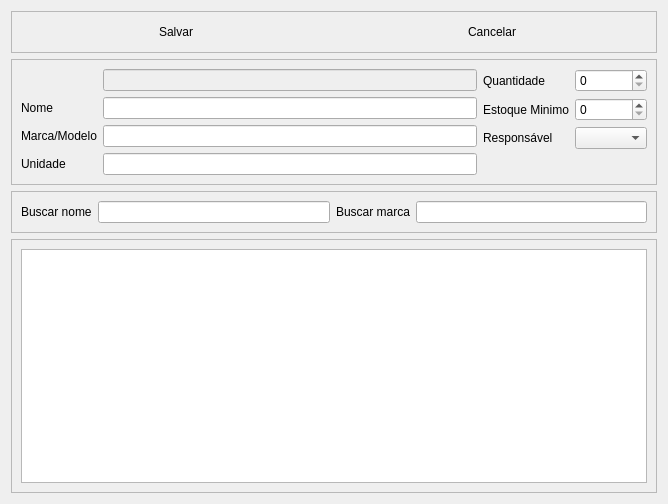
<?xml version="1.0" encoding="UTF-8"?>
<ui version="4.0">
 <class>equipamento</class>
 <widget class="QDialog" name="equipamento">
  <property name="geometry">
   <rect>
    <x>0</x>
    <y>0</y>
    <width>668</width>
    <height>504</height>
   </rect>
  </property>
  <property name="windowTitle">
   <string>Cadastro de Equipamento</string>
  </property>
  <property name="windowIcon">
   <iconset resource="img.qrc">
    <normaloff>:/newPrefix/images/HP-Mouse.png</normaloff>:/newPrefix/images/HP-Mouse.png</iconset>
  </property>
  <layout class="QVBoxLayout" name="verticalLayout">
   <item>
    <widget class="QFrame" name="frame_3">
     <property name="frameShape">
      <enum>QFrame::StyledPanel</enum>
     </property>
     <property name="frameShadow">
      <enum>QFrame::Raised</enum>
     </property>
     <layout class="QHBoxLayout" name="horizontalLayout_2">
      <item>
       <widget class="QPushButton" name="btSalvar">
        <property name="enabled">
         <bool>true</bool>
        </property>
        <property name="text">
         <string>Salvar</string>
        </property>
        <property name="icon">
         <iconset resource="img.qrc">
          <normaloff>:/newPrefix/images/button_ok.png</normaloff>:/newPrefix/images/button_ok.png</iconset>
        </property>
        <property name="flat">
         <bool>true</bool>
        </property>
       </widget>
      </item>
      <item>
       <widget class="QPushButton" name="btCancelar">
        <property name="text">
         <string>Cancelar</string>
        </property>
        <property name="icon">
         <iconset resource="img.qrc">
          <normaloff>:/newPrefix/images/button_cancel.png</normaloff>:/newPrefix/images/button_cancel.png</iconset>
        </property>
        <property name="flat">
         <bool>true</bool>
        </property>
       </widget>
      </item>
     </layout>
    </widget>
   </item>
   <item>
    <widget class="QFrame" name="frame_2">
     <property name="frameShape">
      <enum>QFrame::StyledPanel</enum>
     </property>
     <property name="frameShadow">
      <enum>QFrame::Raised</enum>
     </property>
     <layout class="QHBoxLayout" name="horizontalLayout">
      <item>
       <layout class="QFormLayout" name="formLayout">
        <item row="3" column="0">
         <widget class="QLabel" name="label_3">
          <property name="text">
           <string>Unidade</string>
          </property>
          <property name="buddy">
           <cstring>EditUnidade</cstring>
          </property>
         </widget>
        </item>
        <item row="2" column="0">
         <widget class="QLabel" name="label_2">
          <property name="text">
           <string>Marca/Modelo</string>
          </property>
          <property name="buddy">
           <cstring>EditMarca</cstring>
          </property>
         </widget>
        </item>
        <item row="1" column="0">
         <widget class="QLabel" name="label">
          <property name="text">
           <string>Nome</string>
          </property>
          <property name="buddy">
           <cstring>EditNome</cstring>
          </property>
         </widget>
        </item>
        <item row="3" column="1">
         <widget class="QLineEdit" name="EditUnidade">
          <property name="enabled">
           <bool>true</bool>
          </property>
         </widget>
        </item>
        <item row="2" column="1">
         <widget class="QLineEdit" name="EditMarca">
          <property name="enabled">
           <bool>true</bool>
          </property>
         </widget>
        </item>
        <item row="1" column="1">
         <widget class="QLineEdit" name="EditNome">
          <property name="enabled">
           <bool>true</bool>
          </property>
         </widget>
        </item>
        <item row="0" column="1">
         <widget class="QLineEdit" name="EditID">
          <property name="enabled">
           <bool>false</bool>
          </property>
         </widget>
        </item>
       </layout>
      </item>
      <item>
       <layout class="QFormLayout" name="formLayout_2">
        <property name="fieldGrowthPolicy">
         <enum>QFormLayout::AllNonFixedFieldsGrow</enum>
        </property>
        <item row="0" column="0">
         <widget class="QLabel" name="label_8">
          <property name="text">
           <string>Quantidade</string>
          </property>
         </widget>
        </item>
        <item row="0" column="1">
         <widget class="QSpinBox" name="spinQtd">
          <property name="enabled">
           <bool>true</bool>
          </property>
         </widget>
        </item>
        <item row="1" column="0">
         <widget class="QLabel" name="label_4">
          <property name="text">
           <string>Estoque Minimo</string>
          </property>
         </widget>
        </item>
        <item row="1" column="1">
         <widget class="QSpinBox" name="spinEstMin">
          <property name="enabled">
           <bool>true</bool>
          </property>
         </widget>
        </item>
        <item row="2" column="0">
         <widget class="QLabel" name="label_6">
          <property name="text">
           <string>Responsável</string>
          </property>
         </widget>
        </item>
        <item row="2" column="1">
         <widget class="QComboBox" name="comboReponsavel">
          <property name="enabled">
           <bool>true</bool>
          </property>
         </widget>
        </item>
       </layout>
      </item>
     </layout>
    </widget>
   </item>
   <item>
    <widget class="QFrame" name="frame">
     <property name="frameShape">
      <enum>QFrame::StyledPanel</enum>
     </property>
     <property name="frameShadow">
      <enum>QFrame::Raised</enum>
     </property>
     <layout class="QHBoxLayout" name="horizontalLayout_4">
      <item>
       <widget class="QLabel" name="label_10">
        <property name="text">
         <string>Buscar nome</string>
        </property>
       </widget>
      </item>
      <item>
       <widget class="QLineEdit" name="PesquisaNome"/>
      </item>
      <item>
       <widget class="QLabel" name="label_11">
        <property name="text">
         <string>Buscar marca</string>
        </property>
       </widget>
      </item>
      <item>
       <widget class="QLineEdit" name="PesquisaMarca">
        <property name="text">
         <string/>
        </property>
       </widget>
      </item>
     </layout>
    </widget>
   </item>
   <item>
    <widget class="QFrame" name="frame_4">
     <property name="frameShape">
      <enum>QFrame::StyledPanel</enum>
     </property>
     <property name="frameShadow">
      <enum>QFrame::Raised</enum>
     </property>
     <layout class="QHBoxLayout" name="horizontalLayout_3">
      <item>
       <widget class="QTableView" name="tabela">
        <property name="editTriggers">
         <set>QAbstractItemView::NoEditTriggers</set>
        </property>
        <property name="tabKeyNavigation">
         <bool>false</bool>
        </property>
        <property name="alternatingRowColors">
         <bool>true</bool>
        </property>
        <property name="selectionMode">
         <enum>QAbstractItemView::SingleSelection</enum>
        </property>
        <property name="selectionBehavior">
         <enum>QAbstractItemView::SelectRows</enum>
        </property>
        <property name="sortingEnabled">
         <bool>true</bool>
        </property>
        <attribute name="horizontalHeaderStretchLastSection">
         <bool>true</bool>
        </attribute>
        <attribute name="horizontalHeaderStretchLastSection">
         <bool>true</bool>
        </attribute>
       </widget>
      </item>
     </layout>
    </widget>
   </item>
  </layout>
 </widget>
 <tabstops>
  <tabstop>EditNome</tabstop>
  <tabstop>EditMarca</tabstop>
  <tabstop>EditUnidade</tabstop>
  <tabstop>spinQtd</tabstop>
  <tabstop>spinEstMin</tabstop>
  <tabstop>comboReponsavel</tabstop>
  <tabstop>btSalvar</tabstop>
  <tabstop>PesquisaNome</tabstop>
  <tabstop>PesquisaMarca</tabstop>
  <tabstop>tabela</tabstop>
  <tabstop>btCancelar</tabstop>
  <tabstop>EditID</tabstop>
 </tabstops>
 <resources>
  <include location="img.qrc"/>
 </resources>
 <connections/>
</ui>
